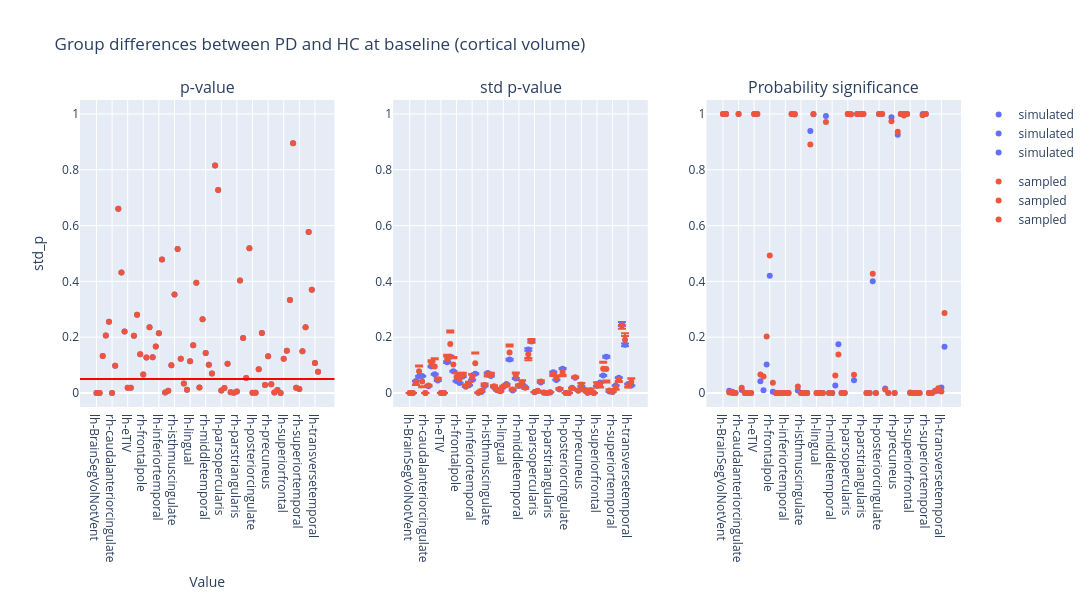

Here is the notebook cell this chart was saved with:
### Code cell
plot_dumbbell(
    ancova_baseline_volume,
    "Group differences between PD and HC at baseline (cortical volume)",
    "group",
)

### Figure 1 — Plotly figure (JSON) as saved in the notebook; plotly's stock layout.template omitted (floating-point values rounded to 4 significant figures)
{"data": [{"hovertemplate": "group=simulated<br>region=%{x}<br>p_value=%{y}<extra></extra>", "legendgroup": "simulated", "marker": {"color": "#636efa", "symbol": "circle"}, "mode": "markers", "name": "simulated", "orientation": "v", "showlegend": true, "type": "scatter", "x": ["lh-BrainSegVolNotVent", "rh-BrainSegVolNotVent", "lh-bankssts", "rh-bankssts", "lh-caudalanteriorcingulate", "rh-caudalanteriorcingulate", "lh-caudalmiddlefrontal", "rh-caudalmiddlefrontal", "lh-cuneus", "rh-cuneus", "lh-eTIV", "rh-eTIV", "lh-entorhinal", "rh-entorhinal", "lh-frontalpole", "rh-frontalpole", "lh-fusiform", "rh-fusiform", "lh-inferiorparietal", "rh-inferiorparietal", "lh-inferiortemporal", "rh-inferiortemporal", "lh-insula", "rh-insula", "lh-isthmuscingulate", "rh-isthmuscingulate", "lh-lateraloccipital", "rh-lateraloccipital", "lh-lateralorbitofrontal", "rh-lateralorbitofrontal", "lh-lingual", "rh-lingual", "lh-medialorbitofrontal", "rh-medialorbitofrontal", "lh-middletemporal", "rh-middletemporal", "lh-paracentral", "rh-paracentral", "lh-parahippocampal", "rh-parahippocampal", "lh-parsopercularis", "rh-parsopercularis", "lh-parsorbitalis", "rh-parsorbitalis", "lh-parstriangularis", "rh-parstriangularis", "lh-pericalcarine", "rh-pericalcarine", "lh-postcentral", "rh-postcentral", "lh-posteriorcingulate", "rh-posteriorcingulate", "lh-precentral", "rh-precentral", "lh-precuneus", "rh-precuneus", "lh-rostralanteriorcingulate", "rh-rostralanteriorcingulate", "lh-rostralmiddlefrontal", "rh-rostralmiddlefrontal", "lh-superiorfrontal", "rh-superiorfrontal", "lh-superiorparietal", "rh-superiorparietal", "lh-superiortemporal", "rh-superiortemporal", "lh-supramarginal", "rh-supramarginal", "lh-temporalpole", "rh-temporalpole", "lh-transversetemporal", "rh-transversetemporal"], "xaxis": "x", "y": [0.0002605, 0.0002605, 0.1331, 0.2058, 0.2557, 8.443e-06, 0.09781, 0.6599, 0.432, 0.2201, 0.01913, 0.01913, 0.2049, 0.2807, 0.1386, 0.06648, 0.127, 0.2353, 0.1282, 0.1667, 0.2138, 0.4781, 0.001786, 0.008041, 0.09968, 0.3534, 0.5163, 0.123, 0.03379, 0.01171, 0.1141, 0.1716, 0.3954, 0.02025, 0.2647, 0.1436, 0.1018, 0.07005, 0.8155, 0.7271, 0.009157, 0.01788, 0.1053, 0.002966, 0.001293, 0.005469, 0.4034, 0.1976, 0.05393, 0.5191, 0.0008303, 0.000906, 0.08556, 0.2156, 0.0285, 0.1319, 0.03179, 0.002014, 0.01058, 9.598e-05, 0.1225, 0.1519, 0.3337, 0.8954, 0.01854, 0.01461, 0.1495, 0.2356, 0.5772, 0.3705, 0.1073, 0.07597], "yaxis": "y"}, {"hovertemplate": "group=sampled<br>region=%{x}<br>p_value=%{y}<extra></extra>", "legendgroup": "sampled", "marker": {"color": "#EF553B", "symbol": "circle"}, "mode": "markers", "name": "sampled", "orientation": "v", "showlegend": true, "type": "scatter", "x": ["lh-BrainSegVolNotVent", "rh-BrainSegVolNotVent", "lh-bankssts", "rh-bankssts", "lh-caudalanteriorcingulate", "rh-caudalanteriorcingulate", "lh-caudalmiddlefrontal", "rh-caudalmiddlefrontal", "lh-cuneus", "rh-cuneus", "lh-eTIV", "rh-eTIV", "lh-entorhinal", "rh-entorhinal", "lh-frontalpole", "rh-frontalpole", "lh-fusiform", "rh-fusiform", "lh-inferiorparietal", "rh-inferiorparietal", "lh-inferiortemporal", "rh-inferiortemporal", "lh-insula", "rh-insula", "lh-isthmuscingulate", "rh-isthmuscingulate", "lh-lateraloccipital", "rh-lateraloccipital", "lh-lateralorbitofrontal", "rh-lateralorbitofrontal", "lh-lingual", "rh-lingual", "lh-medialorbitofrontal", "rh-medialorbitofrontal", "lh-middletemporal", "rh-middletemporal", "lh-paracentral", "rh-paracentral", "lh-parahippocampal", "rh-parahippocampal", "lh-parsopercularis", "rh-parsopercularis", "lh-parsorbitalis", "rh-parsorbitalis", "lh-parstriangularis", "rh-parstriangularis", "lh-pericalcarine", "rh-pericalcarine", "lh-postcentral", "rh-postcentral", "lh-posteriorcingulate", "rh-posteriorcingulate", "lh-precentral", "rh-precentral", "lh-precuneus", "rh-precuneus", "lh-rostralanteriorcingulate", "rh-rostralanteriorcingulate", "lh-rostralmiddlefrontal", "rh-rostralmiddlefrontal", "lh-superiorfrontal", "rh-superiorfrontal", "lh-superiorparietal", "rh-superiorparietal", "lh-superiortemporal", "rh-superiortemporal", "lh-supramarginal", "rh-supramarginal", "lh-temporalpole", "rh-temporalpole", "lh-transversetemporal", "rh-transversetemporal"], "xaxis": "x", "y": [0.0002605, 0.0002605, 0.1331, 0.2058, 0.2557, 8.443e-06, 0.09781, 0.6599, 0.432, 0.2201, 0.01913, 0.01913, 0.2049, 0.2807, 0.1386, 0.06648, 0.127, 0.2353, 0.1282, 0.1667, 0.2138, 0.4781, 0.001786, 0.008041, 0.09968, 0.3534, 0.5163, 0.123, 0.03379, 0.01171, 0.1141, 0.1716, 0.3954, 0.02025, 0.2647, 0.1436, 0.1018, 0.07005, 0.8155, 0.7271, 0.009157, 0.01788, 0.1053, 0.002966, 0.001293, 0.005469, 0.4034, 0.1976, 0.05393, 0.5191, 0.0008303, 0.000906, 0.08556, 0.2156, 0.0285, 0.1319, 0.03179, 0.002014, 0.01058, 9.598e-05, 0.1225, 0.1519, 0.3337, 0.8954, 0.01854, 0.01461, 0.1495, 0.2356, 0.5772, 0.3705, 0.1073, 0.07597], "yaxis": "y"}, {"error_y": {"array": [6.602e-07, 6.602e-07, 0.001175, 0.001629, 0.001655, 1.11e-07, 0.0006597, 0.00259, 0.001827, 0.001218, 9.247e-07, 9.247e-07, 0.003009, 0.003546, 0.002126, 0.001167, 0.00099, 0.001622, 0.0006103, 0.0007572, 0.001276, 0.001886, 2.46e-05, 0.0001124, 0.0006757, 0.001956, 0.001657, 0.0005727, 0.0002663, 0.0002036, 0.0005887, 0.0008739, 0.003267, 0.0002541, 0.001418, 0.0006822, 0.0008462, 0.000583, 0.004245, 0.005041, 8.392e-05, 0.000212, 0.001022, 3.741e-05, 1.331e-05, 6.512e-05, 0.002041, 0.00128, 0.0003368, 0.00238, 1.028e-05, 9.62e-06, 0.000513, 0.001501, 0.0002216, 0.0006767, 0.0003202, 2.318e-05, 9.809e-05, 1.599e-06, 0.0006919, 0.001029, 0.001722, 0.003543, 0.0001408, 0.0001124, 0.0007433, 0.001498, 0.006744, 0.004709, 0.0008921, 0.0007343], "arrayminus": [6.791e-07, 6.791e-07, 0.001209, 0.001676, 0.001702, 1.142e-07, 0.0006785, 0.002664, 0.001879, 0.001253, 9.51e-07, 9.51e-07, 0.003095, 0.003647, 0.002187, 0.0012, 0.001018, 0.001668, 0.0006277, 0.0007787, 0.001312, 0.00194, 2.53e-05, 0.0001156, 0.0006949, 0.002012, 0.001705, 0.0005891, 0.0002739, 0.0002094, 0.0006054, 0.0008988, 0.00336, 0.0002613, 0.001459, 0.0007016, 0.0008703, 0.0005996, 0.004366, 0.005185, 8.631e-05, 0.000218, 0.001052, 3.847e-05, 1.369e-05, 6.698e-05, 0.0021, 0.001316, 0.0003464, 0.002448, 1.058e-05, 9.895e-06, 0.0005276, 0.001544, 0.0002279, 0.000696, 0.0003293, 2.384e-05, 0.0001009, 1.645e-06, 0.0007117, 0.001058, 0.001771, 0.003644, 0.0001448, 0.0001156, 0.0007645, 0.001541, 0.006936, 0.004844, 0.0009175, 0.0007552]}, "hovertemplate": "group=simulated<br>region=%{x}<br>std_p=%{y}<extra></extra>", "legendgroup": "simulated", "marker": {"color": "#636efa", "symbol": "circle"}, "mode": "markers", "name": "simulated", "orientation": "v", "showlegend": true, "type": "scatter", "x": ["lh-BrainSegVolNotVent", "rh-BrainSegVolNotVent", "lh-bankssts", "rh-bankssts", "lh-caudalanteriorcingulate", "rh-caudalanteriorcingulate", "lh-caudalmiddlefrontal", "rh-caudalmiddlefrontal", "lh-cuneus", "rh-cuneus", "lh-eTIV", "rh-eTIV", "lh-entorhinal", "rh-entorhinal", "lh-frontalpole", "rh-frontalpole", "lh-fusiform", "rh-fusiform", "lh-inferiorparietal", "rh-inferiorparietal", "lh-inferiortemporal", "rh-inferiortemporal", "lh-insula", "rh-insula", "lh-isthmuscingulate", "rh-isthmuscingulate", "lh-lateraloccipital", "rh-lateraloccipital", "lh-lateralorbitofrontal", "rh-lateralorbitofrontal", "lh-lingual", "rh-lingual", "lh-medialorbitofrontal", "rh-medialorbitofrontal", "lh-middletemporal", "rh-middletemporal", "lh-paracentral", "rh-paracentral", "lh-parahippocampal", "rh-parahippocampal", "lh-parsopercularis", "rh-parsopercularis", "lh-parsorbitalis", "rh-parsorbitalis", "lh-parstriangularis", "rh-parstriangularis", "lh-pericalcarine", "rh-pericalcarine", "lh-postcentral", "rh-postcentral", "lh-posteriorcingulate", "rh-posteriorcingulate", "lh-precentral", "rh-precentral", "lh-precuneus", "rh-precuneus", "lh-rostralanteriorcingulate", "rh-rostralanteriorcingulate", "lh-rostralmiddlefrontal", "rh-rostralmiddlefrontal", "lh-superiorfrontal", "rh-superiorfrontal", "lh-superiorparietal", "rh-superiorparietal", "lh-superiortemporal", "rh-superiortemporal", "lh-supramarginal", "rh-supramarginal", "lh-temporalpole", "rh-temporalpole", "lh-transversetemporal", "rh-transversetemporal"], "xaxis": "x2", "y": [2.424e-05, 2.424e-05, 0.04315, 0.05981, 0.06076, 4.076e-06, 0.02422, 0.09509, 0.06705, 0.04471, 3.394e-05, 3.394e-05, 0.1105, 0.1302, 0.07806, 0.04282, 0.03634, 0.05954, 0.0224, 0.02779, 0.04684, 0.06924, 0.000903, 0.004127, 0.0248, 0.0718, 0.06084, 0.02102, 0.009776, 0.007474, 0.02161, 0.03208, 0.1199, 0.009326, 0.05206, 0.02504, 0.03106, 0.0214, 0.1558, 0.185, 0.00308, 0.007782, 0.03753, 0.001373, 0.0004888, 0.002391, 0.07494, 0.04697, 0.01236, 0.08737, 0.0003775, 0.0003532, 0.01883, 0.05512, 0.008135, 0.02484, 0.01175, 0.0008508, 0.003601, 5.87e-05, 0.0254, 0.03778, 0.06322, 0.1301, 0.005169, 0.004127, 0.02728, 0.05501, 0.2476, 0.1729, 0.03275, 0.02696], "yaxis": "y2"}, {"error_y": {"array": [6.007e-06, 6.007e-06, -0.005519, 0.02019, -0.01757, -1.244e-07, 0.003046, 0.01261, 0.0297, 0.00571, 6.824e-06, 6.824e-06, 0.01475, 0.04894, 0.02665, 0.01571, 0.01595, 0.007206, 0.003383, 0.006829, 0.01112, 0.03897, 0.0004926, 0.00411, 0.00486, -0.003294, 0.006625, 0.003552, 0.003275, -0.0009426, 0.002446, -0.002536, 0.02843, 0.003616, 0.01135, 0.002996, 0.007808, -0.001992, -0.01292, 0.006611, 0.0003455, 0.0001204, 0.004787, 0.0009652, 0.0001317, 0.0008306, -0.003658, 0.008524, 0.00281, -0.009935, 1.177e-06, 0.0001827, -0.0003102, 0.00295, 0.001735, 0.006131, -0.0004209, 0.0003964, 0.006208, -8.143e-06, 0.00706, -0.007516, 0.0254, -0.04067, 0.004114, 0.0009552, -0.006481, -0.005381, 0.001538, 0.023, -0.004871, 0.01337], "arrayminus": [-4.668e-06, -4.668e-06, 0.007903, -0.01688, 0.02093, 3.497e-07, -0.001708, -0.007352, -0.026, -0.00324, -4.949e-06, -4.949e-06, -0.008641, -0.04175, -0.02234, -0.01334, -0.01394, -0.003915, -0.002145, -0.005293, -0.008534, -0.03514, -0.0004427, -0.003882, -0.00349, 0.007262, -0.003263, -0.00239, -0.002735, 0.001356, -0.001252, 0.004309, -0.02181, -0.003101, -0.008473, -0.001612, -0.006092, 0.003175, 0.02153, 0.003614, -0.0001753, 0.0003096, -0.002713, -0.0008893, -0.0001047, -0.0006985, 0.007799, -0.005928, -0.002127, 0.01476, 1.968e-05, -0.0001632, 0.001351, 9.518e-05, -0.001286, -0.004758, 0.00107, -0.0003494, -0.006009, 1.139e-05, -0.005656, 0.009604, -0.02191, 0.04786, -0.003828, -0.0007272, 0.007989, 0.00842, 0.01214, -0.01344, 0.00668, -0.01188]}, "hovertemplate": "group=sampled<br>region=%{x}<br>std_p=%{y}<extra></extra>", "legendgroup": "sampled", "marker": {"color": "#EF553B", "symbol": "circle"}, "mode": "markers", "name": "sampled", "orientation": "v", "showlegend": true, "type": "scatter", "x": ["lh-BrainSegVolNotVent", "rh-BrainSegVolNotVent", "lh-bankssts", "rh-bankssts", "lh-caudalanteriorcingulate", "rh-caudalanteriorcingulate", "lh-caudalmiddlefrontal", "rh-caudalmiddlefrontal", "lh-cuneus", "rh-cuneus", "lh-eTIV", "rh-eTIV", "lh-entorhinal", "rh-entorhinal", "lh-frontalpole", "rh-frontalpole", "lh-fusiform", "rh-fusiform", "lh-inferiorparietal", "rh-inferiorparietal", "lh-inferiortemporal", "rh-inferiortemporal", "lh-insula", "rh-insula", "lh-isthmuscingulate", "rh-isthmuscingulate", "lh-lateraloccipital", "rh-lateraloccipital", "lh-lateralorbitofrontal", "rh-lateralorbitofrontal", "lh-lingual", "rh-lingual", "lh-medialorbitofrontal", "rh-medialorbitofrontal", "lh-middletemporal", "rh-middletemporal", "lh-paracentral", "rh-paracentral", "lh-parahippocampal", "rh-parahippocampal", "lh-parsopercularis", "rh-parsopercularis", "lh-parsorbitalis", "rh-parsorbitalis", "lh-parstriangularis", "rh-parstriangularis", "lh-pericalcarine", "rh-pericalcarine", "lh-postcentral", "rh-postcentral", "lh-posteriorcingulate", "rh-posteriorcingulate", "lh-precentral", "rh-precentral", "lh-precuneus", "rh-precuneus", "lh-rostralanteriorcingulate", "rh-rostralanteriorcingulate", "lh-rostralmiddlefrontal", "rh-rostralmiddlefrontal", "lh-superiorfrontal", "rh-superiorfrontal", "lh-superiorparietal", "rh-superiorparietal", "lh-superiortemporal", "rh-superiortemporal", "lh-supramarginal", "rh-supramarginal", "lh-temporalpole", "rh-temporalpole", "lh-transversetemporal", "rh-transversetemporal"], "xaxis": "x2", "y": [2.958e-05, 2.958e-05, 0.03645, 0.07837, 0.04153, 3.841e-06, 0.0266, 0.1051, 0.09493, 0.0492, 3.984e-05, 3.984e-05, 0.1222, 0.1756, 0.1026, 0.05736, 0.0513, 0.06513, 0.02517, 0.03387, 0.05669, 0.1063, 0.001371, 0.008125, 0.02899, 0.06655, 0.0658, 0.024, 0.01278, 0.006328, 0.02347, 0.02867, 0.1451, 0.01269, 0.06199, 0.02736, 0.03803, 0.01883, 0.1387, 0.1866, 0.003342, 0.007691, 0.0413, 0.002301, 0.0006071, 0.003156, 0.06924, 0.05422, 0.01484, 0.07506, 0.0003684, 0.0005262, 0.01801, 0.05656, 0.009648, 0.03029, 0.01101, 0.001224, 0.009711, 4.896e-05, 0.03177, 0.02923, 0.0869, 0.08584, 0.009142, 0.00497, 0.02006, 0.04813, 0.2424, 0.1912, 0.02698, 0.0396], "yaxis": "y2"}, {"hovertemplate": "group=simulated<br>region=%{x}<br>psig=%{y}<extra></extra>", "legendgroup": "simulated", "marker": {"color": "#636efa", "symbol": "circle"}, "mode": "markers", "name": "simulated", "orientation": "v", "showlegend": true, "type": "scatter", "x": ["lh-BrainSegVolNotVent", "rh-BrainSegVolNotVent", "lh-bankssts", "rh-bankssts", "lh-caudalanteriorcingulate", "rh-caudalanteriorcingulate", "lh-caudalmiddlefrontal", "rh-caudalmiddlefrontal", "lh-cuneus", "rh-cuneus", "lh-eTIV", "rh-eTIV", "lh-entorhinal", "rh-entorhinal", "lh-frontalpole", "rh-frontalpole", "lh-fusiform", "rh-fusiform", "lh-inferiorparietal", "rh-inferiorparietal", "lh-inferiortemporal", "rh-inferiortemporal", "lh-insula", "rh-insula", "lh-isthmuscingulate", "rh-isthmuscingulate", "lh-lateraloccipital", "rh-lateraloccipital", "lh-lateralorbitofrontal", "rh-lateralorbitofrontal", "lh-lingual", "rh-lingual", "lh-medialorbitofrontal", "rh-medialorbitofrontal", "lh-middletemporal", "rh-middletemporal", "lh-paracentral", "rh-paracentral", "lh-parahippocampal", "rh-parahippocampal", "lh-parsopercularis", "rh-parsopercularis", "lh-parsorbitalis", "rh-parsorbitalis", "lh-parstriangularis", "rh-parstriangularis", "lh-pericalcarine", "rh-pericalcarine", "lh-postcentral", "rh-postcentral", "lh-posteriorcingulate", "rh-posteriorcingulate", "lh-precentral", "rh-precentral", "lh-precuneus", "rh-precuneus", "lh-rostralanteriorcingulate", "rh-rostralanteriorcingulate", "lh-rostralmiddlefrontal", "rh-rostralmiddlefrontal", "lh-superiorfrontal", "rh-superiorfrontal", "lh-superiorparietal", "rh-superiorparietal", "lh-superiortemporal", "rh-superiortemporal", "lh-supramarginal", "rh-supramarginal", "lh-temporalpole", "rh-temporalpole", "lh-transversetemporal", "rh-transversetemporal"], "xaxis": "x3", "y": [1.0, 1.0, 0.008516, 0.0001906, 7.74e-07, 1.0, 0.01058, 6.226e-16, 9.307e-17, 4.59e-08, 1.0, 1.0, 0.04216, 0.009732, 0.1027, 0.42, 0.004301, 6.404e-06, 4.323e-06, 7.277e-09, 5.4e-07, 6.488e-19, 1.0, 1.0, 0.009361, 4.479e-10, 2.223e-27, 5.796e-06, 0.9387, 0.9993, 0.000122, 1.486e-07, 2.785e-05, 0.9931, 1.598e-09, 5.059e-07, 0.02667, 0.1749, 2.82e-06, 4.98e-05, 1.0, 0.9986, 0.04577, 1.0, 1.0, 1.0, 4.567e-12, 8.077e-06, 0.4004, 4.506e-14, 1.0, 1.0, 0.0164, 1.583e-05, 0.9885, 1.218e-05, 0.9256, 1.0, 1.0, 1.0, 0.0001738, 0.0002162, 3.36e-11, 1.313e-06, 1.0, 1.0, 7.815e-07, 1.01e-06, 0.007917, 0.007913, 0.01964, 0.1658], "yaxis": "y3"}, {"hovertemplate": "group=sampled<br>region=%{x}<br>psig=%{y}<extra></extra>", "legendgroup": "sampled", "marker": {"color": "#EF553B", "symbol": "circle"}, "mode": "markers", "name": "sampled", "orientation": "v", "showlegend": true, "type": "scatter", "x": ["lh-BrainSegVolNotVent", "rh-BrainSegVolNotVent", "lh-bankssts", "rh-bankssts", "lh-caudalanteriorcingulate", "rh-caudalanteriorcingulate", "lh-caudalmiddlefrontal", "rh-caudalmiddlefrontal", "lh-cuneus", "rh-cuneus", "lh-eTIV", "rh-eTIV", "lh-entorhinal", "rh-entorhinal", "lh-frontalpole", "rh-frontalpole", "lh-fusiform", "rh-fusiform", "lh-inferiorparietal", "rh-inferiorparietal", "lh-inferiortemporal", "rh-inferiortemporal", "lh-insula", "rh-insula", "lh-isthmuscingulate", "rh-isthmuscingulate", "lh-lateraloccipital", "rh-lateraloccipital", "lh-lateralorbitofrontal", "rh-lateralorbitofrontal", "lh-lingual", "rh-lingual", "lh-medialorbitofrontal", "rh-medialorbitofrontal", "lh-middletemporal", "rh-middletemporal", "lh-paracentral", "rh-paracentral", "lh-parahippocampal", "rh-parahippocampal", "lh-parsopercularis", "rh-parsopercularis", "lh-parsorbitalis", "rh-parsorbitalis", "lh-parstriangularis", "rh-parstriangularis", "lh-pericalcarine", "rh-pericalcarine", "lh-postcentral", "rh-postcentral", "lh-posteriorcingulate", "rh-posteriorcingulate", "lh-precentral", "rh-precentral", "lh-precuneus", "rh-precuneus", "lh-rostralanteriorcingulate", "rh-rostralanteriorcingulate", "lh-rostralmiddlefrontal", "rh-rostralmiddlefrontal", "lh-superiorfrontal", "rh-superiorfrontal", "lh-superiorparietal", "rh-superiorparietal", "lh-superiortemporal", "rh-superiortemporal", "lh-supramarginal", "rh-supramarginal", "lh-temporalpole", "rh-temporalpole", "lh-transversetemporal", "rh-transversetemporal"], "xaxis": "x3", "y": [1.0, 1.0, 0.002068, 0.004197, 5.132e-13, 1.0, 0.0187, 3.062e-13, 5.159e-09, 6.638e-07, 1.0, 1.0, 0.066, 0.05915, 0.2027, 0.4931, 0.03732, 3.65e-05, 4.026e-05, 1.895e-06, 3.314e-05, 9.534e-09, 1.0, 0.9979, 0.02366, 1.669e-11, 1.325e-23, 6.579e-05, 0.8904, 0.9999, 0.0003809, 4.385e-09, 0.0005915, 0.9708, 4.002e-07, 4.033e-06, 0.06266, 0.138, 1.012e-07, 5.871e-05, 1.0, 0.9988, 0.06575, 1.0, 1.0, 1.0, 6.663e-14, 0.0001059, 0.4273, 1.296e-18, 1.0, 1.0, 0.01258, 2.581e-05, 0.9741, 0.0003003, 0.9365, 1.0, 0.9945, 1.0, 0.00237, 2.099e-06, 1.505e-06, 4.223e-14, 0.9949, 1.0, 2.365e-11, 2.352e-08, 0.006434, 0.01737, 0.005457, 0.2864], "yaxis": "y3"}], "layout": {"annotations": [{"font": {"size": 16}, "showarrow": false, "text": "p-value", "x": 0.1444, "xanchor": "center", "xref": "paper", "y": 1.0, "yanchor": "bottom", "yref": "paper"}, {"font": {"size": 16}, "showarrow": false, "text": "std p-value", "x": 0.5, "xanchor": "center", "xref": "paper", "y": 1.0, "yanchor": "bottom", "yref": "paper"}, {"font": {"size": 16}, "showarrow": false, "text": "Probability significance", "x": 0.8556, "xanchor": "center", "xref": "paper", "y": 1.0, "yanchor": "bottom", "yref": "paper"}], "height": 600, "hovermode": "closest", "shapes": [{"line": {"color": "red", "width": 2}, "type": "line", "x0": 0, "x1": 1, "xref": "x domain", "y0": 0.05, "y1": 0.05, "yref": "y"}], "title": {"text": "Group differences between PD and HC at baseline (cortical volume)"}, "width": 1400, "xaxis": {"anchor": "y", "domain": [0.0, 0.2889], "title": {"text": "Value"}}, "xaxis2": {"anchor": "y2", "domain": [0.3556, 0.6444]}, "xaxis3": {"anchor": "y3", "domain": [0.7111, 1.0]}, "yaxis": {"anchor": "x", "domain": [0.0, 1.0], "range": [-0.05, 1.05], "title": {"text": "std_p"}}, "yaxis2": {"anchor": "x2", "domain": [0.0, 1.0], "range": [-0.05, 1.05]}, "yaxis3": {"anchor": "x3", "domain": [0.0, 1.0], "range": [-0.05, 1.05]}}}
